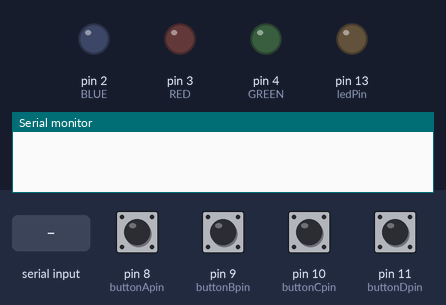
The sketch below on a simulated Arduino Uno, built with avr-gcc and run on an emulated ATmega328P. Parts: output pins drawn as LEDs (lit = HIGH), the last lines printed to the serial monitor. The inputs (shaded band) are chosen by the test bench; at power-on: pin 8 (buttonApin), pin 9 (buttonBpin), pin 10 (buttonCpin), pin 11 (buttonDpin) HIGH.

Above: at 1.2 s.
1.3 s: pin 8 (buttonApin) pulled LOW for 0.15 s
At 2.2 s:
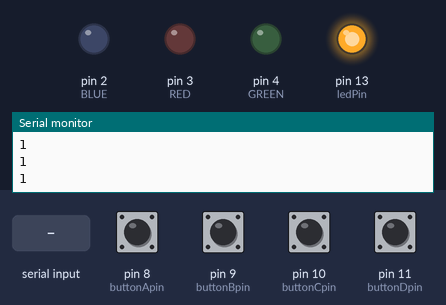
2.9 s: "R" received over Serial
At 3.5 s:
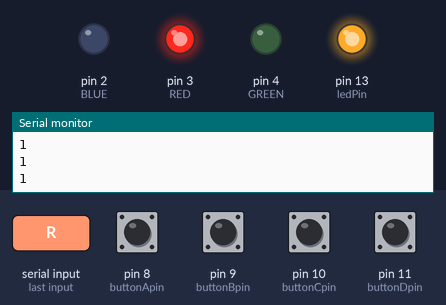
4.4 s: pin 9 (buttonBpin) pulled LOW for 0.15 s
At 5.6 s:
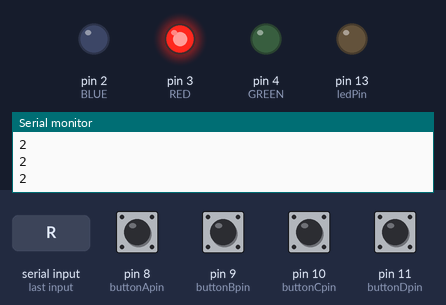
6.0 s: "G" received over Serial
At 7.0 s:
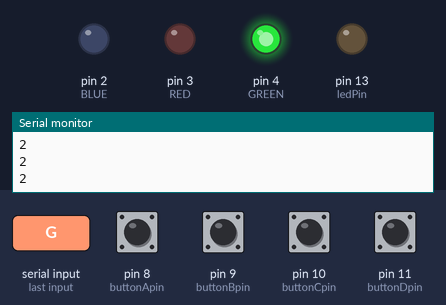
7.5 s: pin 10 (buttonCpin) pulled LOW for 0.15 s
At 8.1 s:
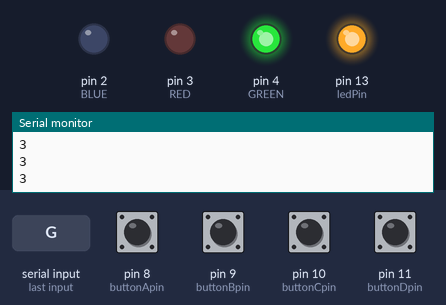
9.1 s: "B" received over Serial
At 9.4 s:
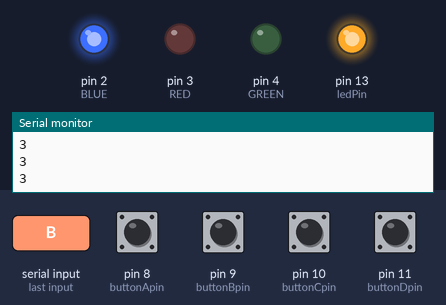
Timing chart, 0 to 11.6 s (numbered marks = the images above; inputs shaded):
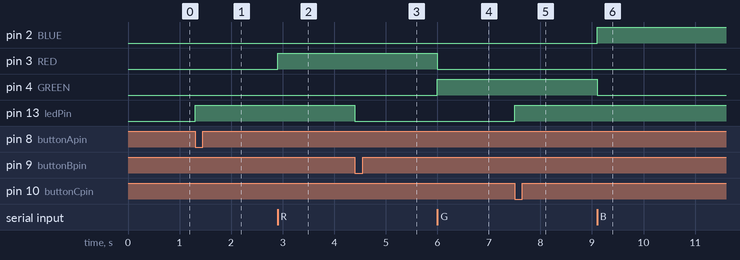

Measured:
- after the input at 1.3 s, pin 13 (ledPin): LOW → HIGH at once
- after the input at 2.9 s, pin 3 (RED): LOW → HIGH at once
- after the input at 4.4 s, pin 13 (ledPin): HIGH → LOW at once
- after the input at 6.0 s, pin 3 (RED): HIGH → LOW at once; pin 4 (GREEN): LOW → HIGH at once
- after the input at 7.5 s, pin 13 (ledPin): LOW → HIGH at once
- after the input at 9.1 s, pin 2 (BLUE): LOW → HIGH at once; pin 4 (GREEN): HIGH → LOW at once

The sketch:

ArdityTest02.ino
```cpp
int buttonApin = 8;
int buttonBpin = 9;
int buttonCpin = 10;
int buttonDpin = 11;

#define BLUE 2
#define GREEN 4
#define RED 3
const int ledPin = 13;//the led attach to

void setup() {
  // put your setup code here, to run once:
  Serial.begin(9600);
  pinMode(buttonApin, INPUT_PULLUP);
  pinMode(buttonBpin, INPUT_PULLUP);
  pinMode(buttonCpin, INPUT_PULLUP);
  pinMode(buttonDpin, INPUT_PULLUP);

  pinMode(RED, OUTPUT);
  pinMode(GREEN, OUTPUT);
  pinMode(BLUE, OUTPUT);

  pinMode(ledPin, OUTPUT);
}

void loop() {
  // put your main code here, to run repeatedly:
  if(digitalRead(buttonApin) == LOW){
    digitalWrite(ledPin,HIGH);
    Serial.println(1);
  }
  if(digitalRead(buttonBpin) == LOW){
    digitalWrite(ledPin,LOW);
    Serial.println(2);
  }
  if(digitalRead(buttonCpin) == LOW){
    digitalWrite(ledPin,HIGH);
    Serial.println(3);
  }
  if(digitalRead(buttonDpin) == LOW){
    digitalWrite(ledPin,LOW);
    Serial.println(4);
  }

  switch (Serial.read())
  {
    case 'R':
    digitalWrite(RED, HIGH);
    digitalWrite(GREEN, LOW);
    digitalWrite(BLUE, LOW);
    break;
    case 'G':
    digitalWrite(RED, LOW);
    digitalWrite(GREEN, HIGH);
    digitalWrite(BLUE, LOW);
    break;
    case 'B':
    digitalWrite(RED, LOW);
    digitalWrite(GREEN, LOW);
    digitalWrite(BLUE, HIGH);
    break;
  }
}
```
